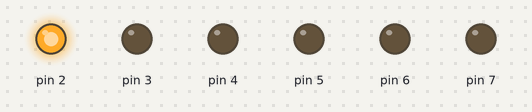
Bench run of a sketch on a simulated Arduino Uno, built with avr-gcc and run on an emulated ATmega328P. Shown: output pins drawn as LEDs (lit = HIGH).

Above: at 0.2 s.
At 1.7 s:
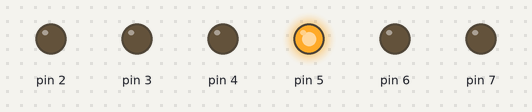
At 2.2 s:
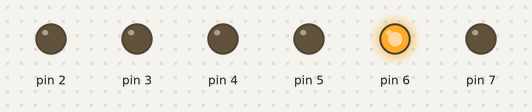
At 3.0 s:
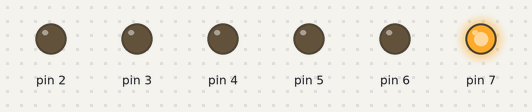
At 5.2 s:
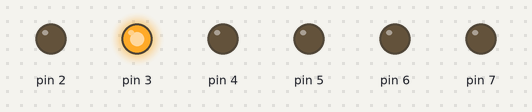
At 7.2 s:
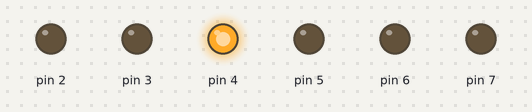
Timing chart, 0 to 7.8 s (numbered marks = the images above):
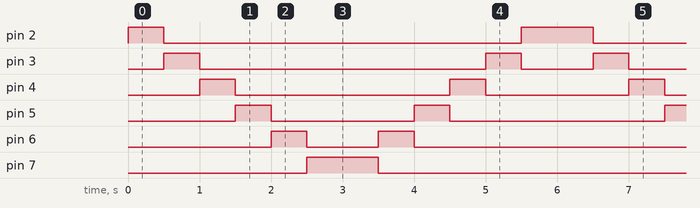

The sketch:

Projekt_05-Rullande_Lysdioder.ino
```cpp
/************************************************
*  Projekt 5 - Rullande dioder
*
*  Visar användningen av en for-loop.
*  Tänder flera lysdioder i följd och sedan i
*  omvänd riktning.
 ***********************************************/

// Ju högre tal/värde desto långsammare.
int timer = 500;

void setup() {
  // tillsätter stift 2 till 7 som UTSIGNAL:
  for (int pin = 2; pin < 8; pin++) {
    pinMode(pin, OUTPUT);
  }
}

void loop() {
  // loopar från lägsta stift till högsta:
  for (int pin = 2; pin < 8; pin++) {
    // dioden tänds:
    digitalWrite(pin, HIGH);
    delay(timer);

    // dioden släcks:
    digitalWrite(pin, LOW);
  }

  // loopar från högsta stift till lägsta:
  for (int pin = 7; pin >= 2; pin--) {
    digitalWrite(pin, HIGH);
    delay(timer);

    digitalWrite(pin, LOW);
  }
}
```

Measured:
- by itself, pin 2: repeats every 6.0 s: LOW 5.0 s, HIGH 1.0 s
- by itself, pin 3: repeats every 6.0 s: LOW 4.0 s, HIGH 0.50 s, LOW 1.0 s, HIGH 0.50 s
- by itself, pin 4: repeats every 6.0 s: LOW 3.0 s, HIGH 0.50 s, LOW 2.0 s, HIGH 0.50 s
- by itself, pin 5: repeats every 6.0 s: LOW 2.0 s, HIGH 0.50 s, LOW 3.0 s, HIGH 0.50 s
- by itself, pin 6: repeats every 6.0 s: LOW 1.0 s, HIGH 0.50 s, LOW 4.0 s, HIGH 0.50 s
- by itself, pin 7: alternates HIGH for 1.0 s and LOW for 5.0 s
